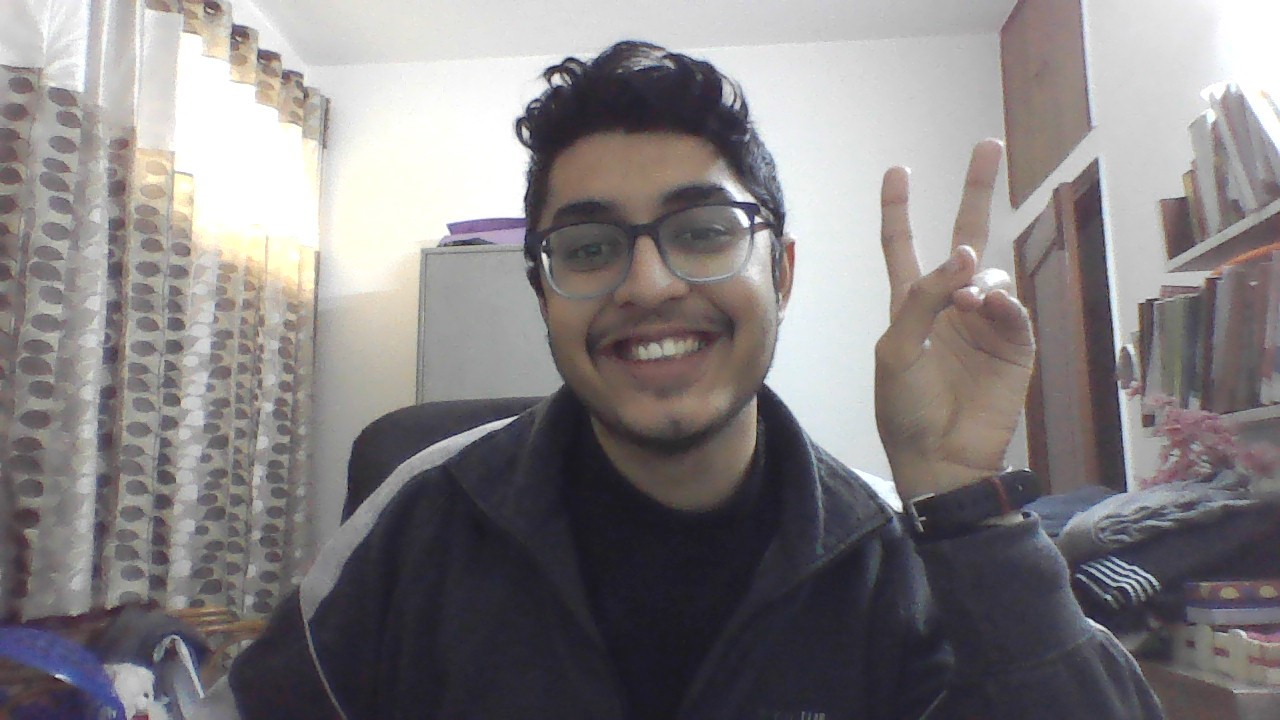
#> input picture pic.jpg, 1280 x 720 px, given in place of the camera
$ python prac5.py   (older library calls are emulated)
#> lines starting #> are read from the running program, lines starting #| are printed output that depends on the picture
import cv2
import numpy as np

cap= cv2.VideoCapture(0)
while True:
    _,frame = cap.read()
#> frame is the input picture: shape (720, 1280, 3); mean B, G, R 129.7, 128.2, 132.4

    laplacian = cv2.Laplacian(frame,cv2.CV_64F)
    sobelx = cv2.Sobel(frame,cv2.CV_64F,1,0,ksize=5)
    sobely = cv2.Sobel(frame,cv2.CV_64F,0,1,ksize=5)
    edges = cv2.Canny(frame,150,200)
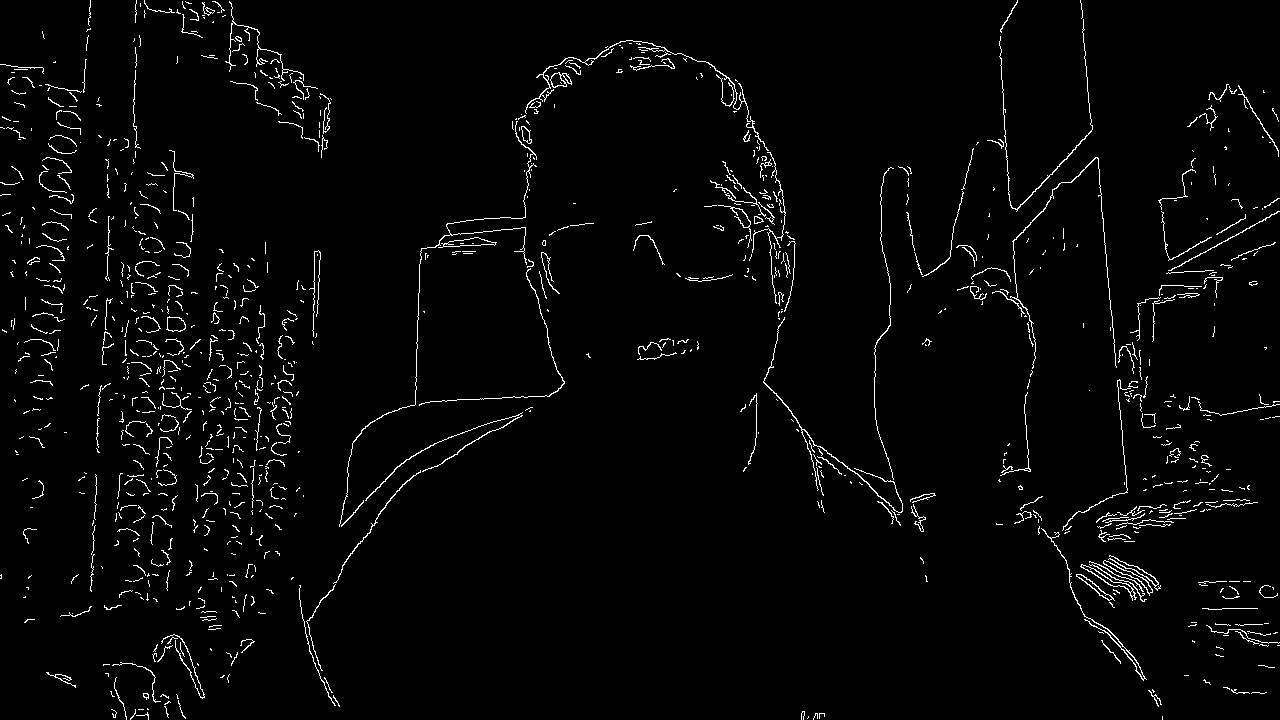
#> edges: shape (720, 1280); 2.5% white in thin lines or dots


    cv2.imshow('edges',edges)
    cv2.imshow('original',frame)
    cv2.imshow('laplacian',laplacian)
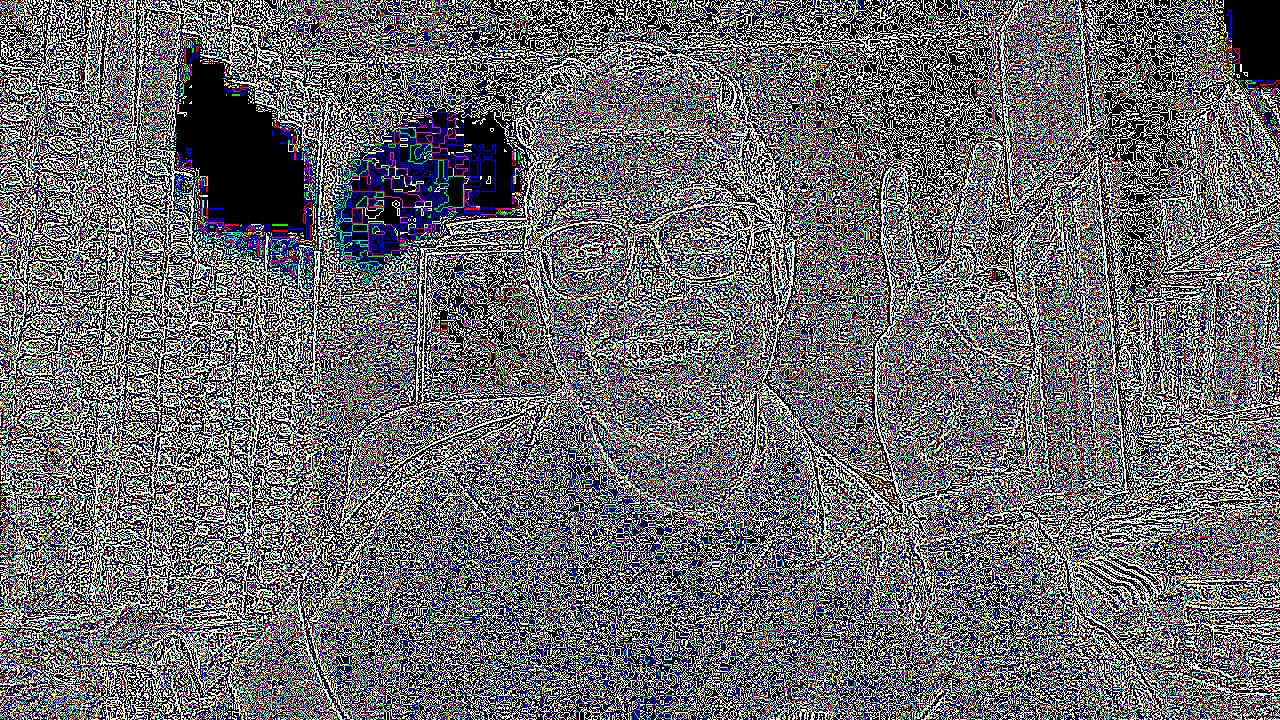
#> window 'laplacian': shape (720, 1280, 3); mean B, G, R 109.3, 105.6, 105.8
    cv2.imshow('sobelx',sobelx)
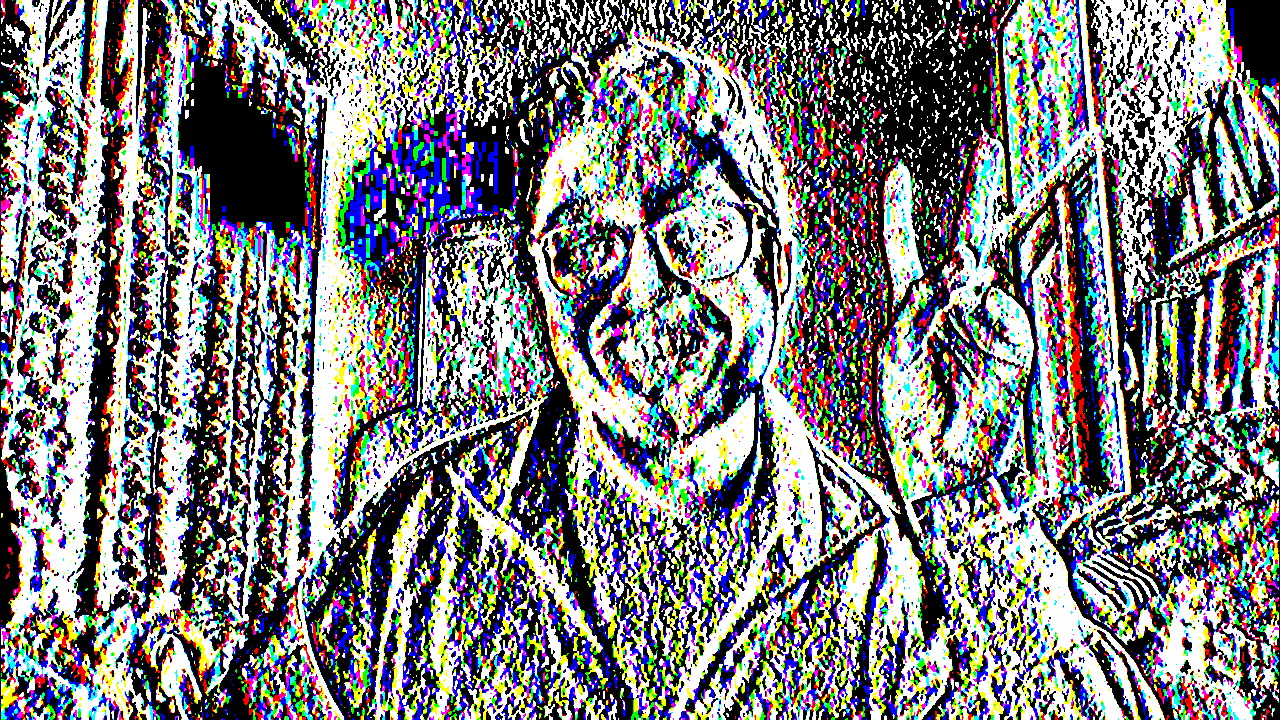
#> window 'sobelx': shape (720, 1280, 3); mean B, G, R 126, 125, 125.2
    cv2.imshow('sobely',sobely)
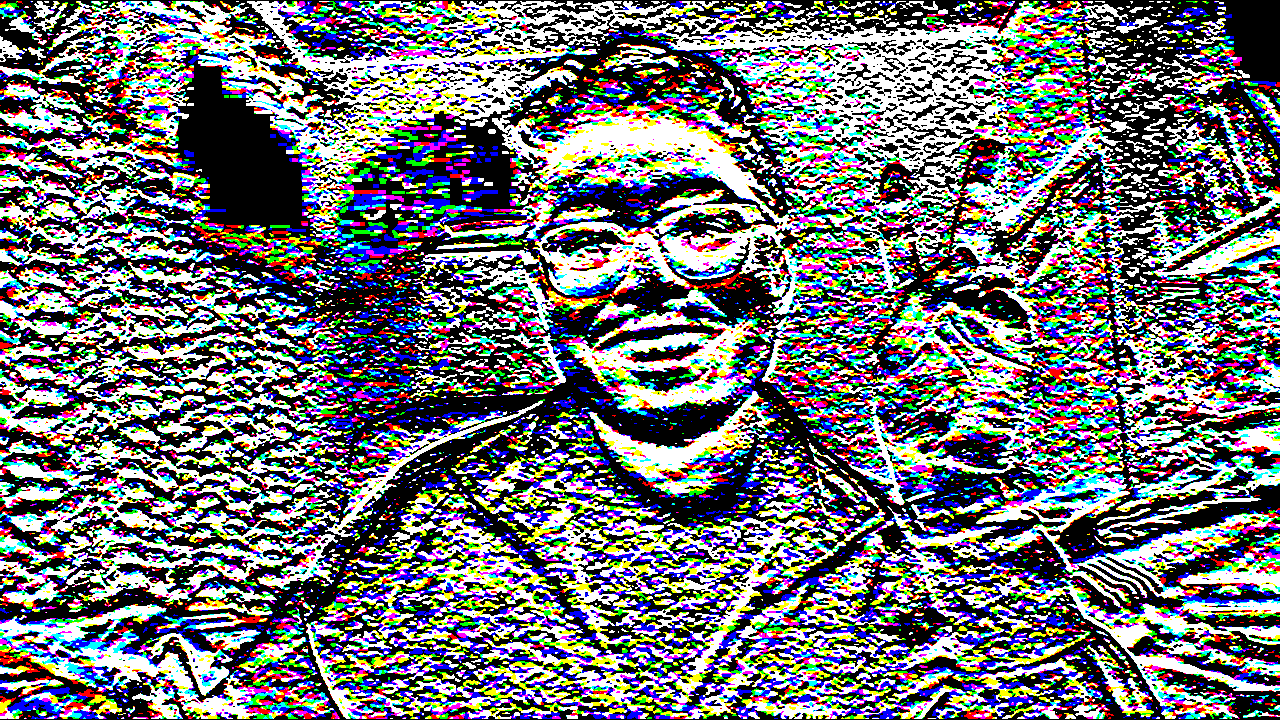
#> window 'sobely': shape (720, 1280, 3); mean B, G, R 116.3, 113.3, 112.9
    #APPROXPOLYDP
    # contours


    k = cv2.waitKey(5)
#> (key Esc is pressed here)
    if k==48:
        break


cv2.destroyAllWindows()
cap.release()

$ run again, on arr.jpg
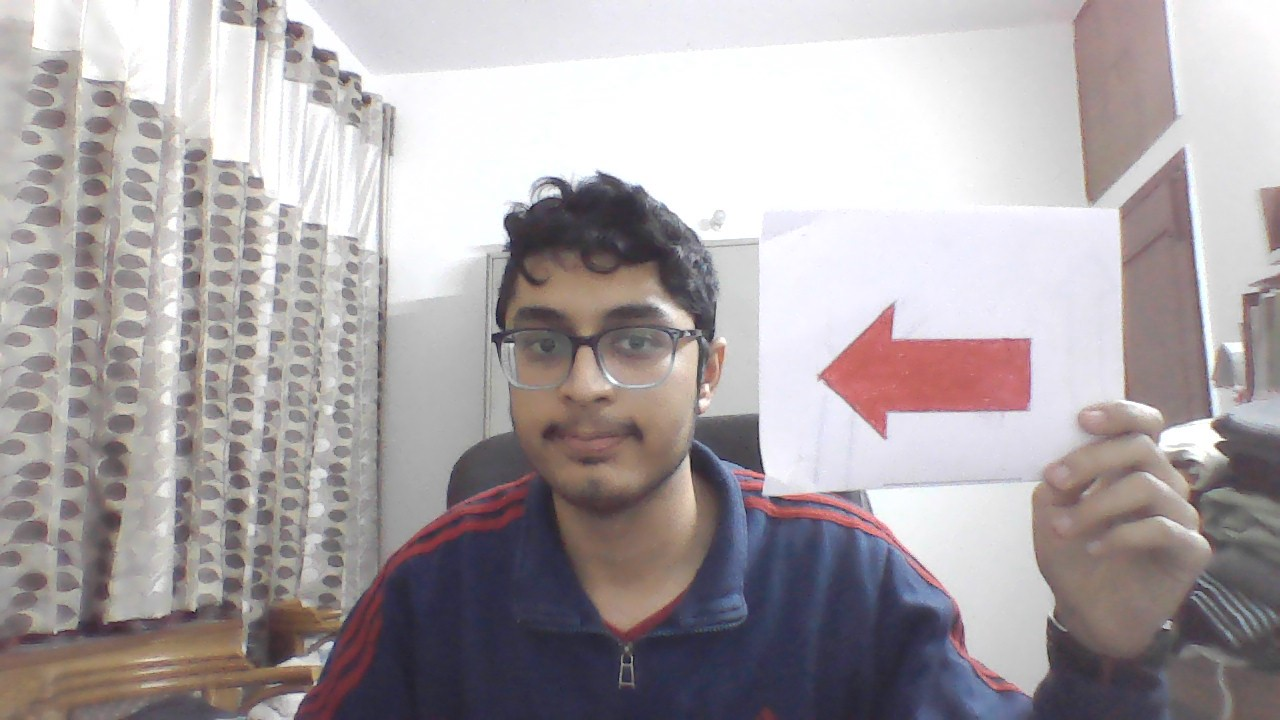
#> input picture arr.jpg, 1280 x 720 px, given in place of the camera
#> frame is the input picture: shape (720, 1280, 3); mean B, G, R 166.2, 163.5, 170.5
#> `edges = cv2.Canny(frame,150,200)`:
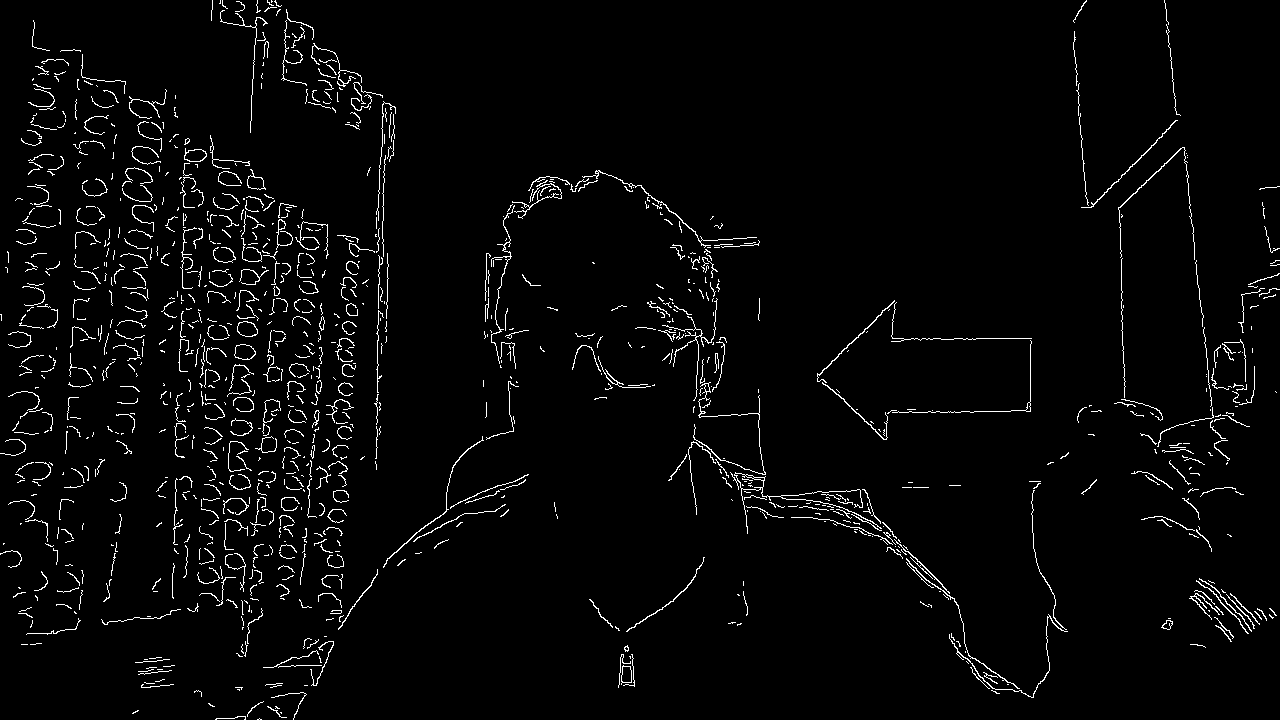
#> edges: shape (720, 1280); 2.9% white in thin lines or dots
#> `cv2.imshow('sobely',sobely)`:
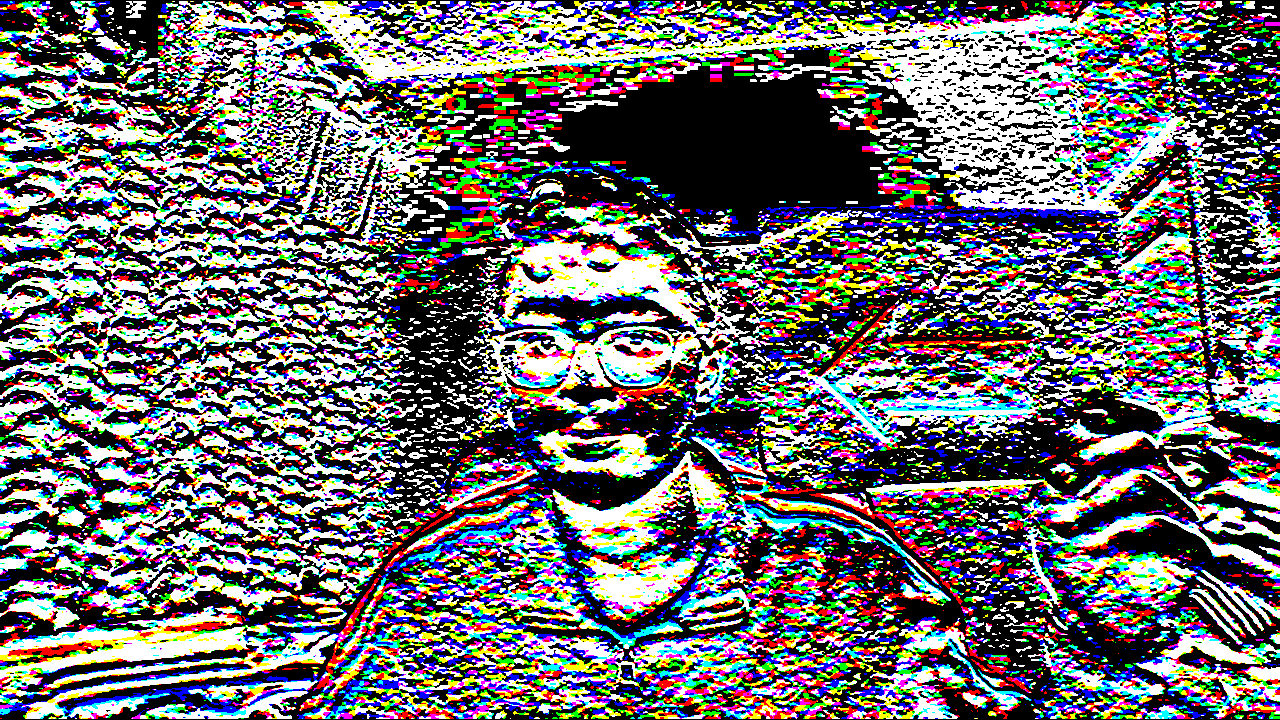
#> window 'sobely': shape (720, 1280, 3); mean B, G, R 109, 108.6, 109.6

$ run again, on arr2.jpg
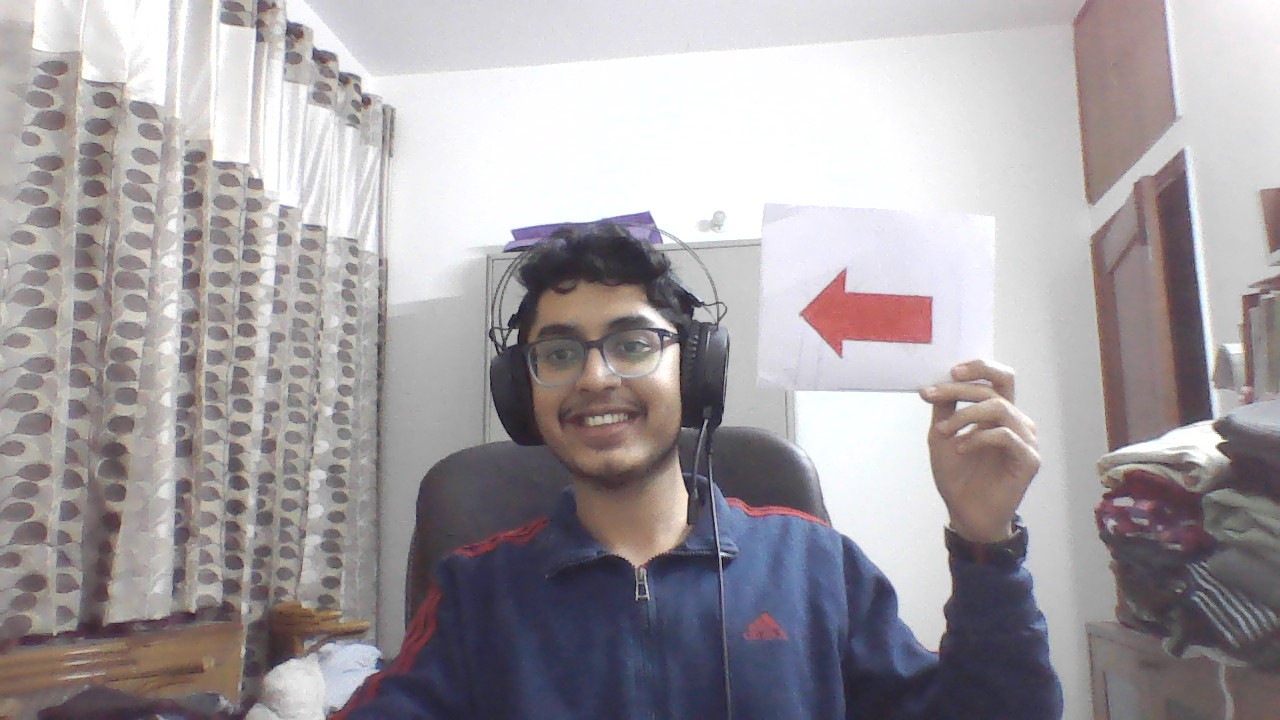
#> input picture arr2.jpg, 1280 x 720 px, given in place of the camera
#> frame is the input picture: shape (720, 1280, 3); mean B, G, R 162.1, 158.4, 163.7
#> `edges = cv2.Canny(frame,150,200)`:
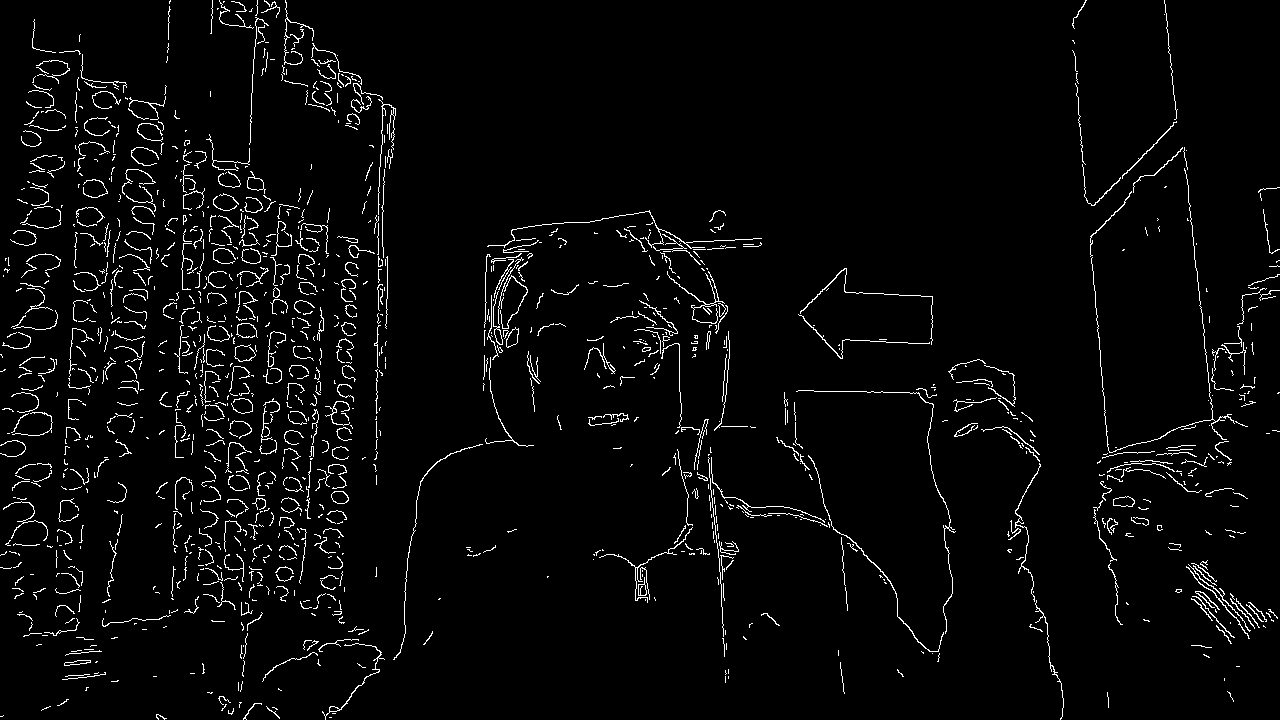
#> edges: shape (720, 1280); 3.3% white in thin lines or dots
#> `cv2.imshow('sobely',sobely)`:
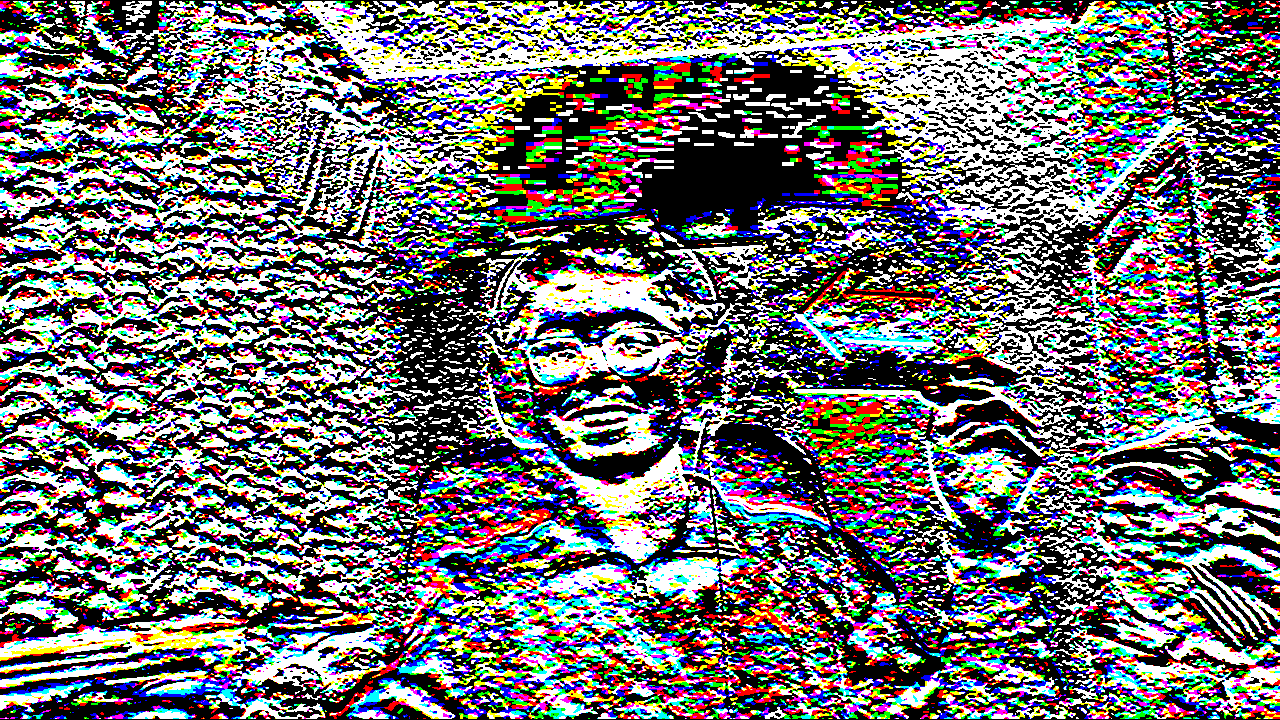
#> window 'sobely': shape (720, 1280, 3); mean B, G, R 112.2, 112.8, 113.8
